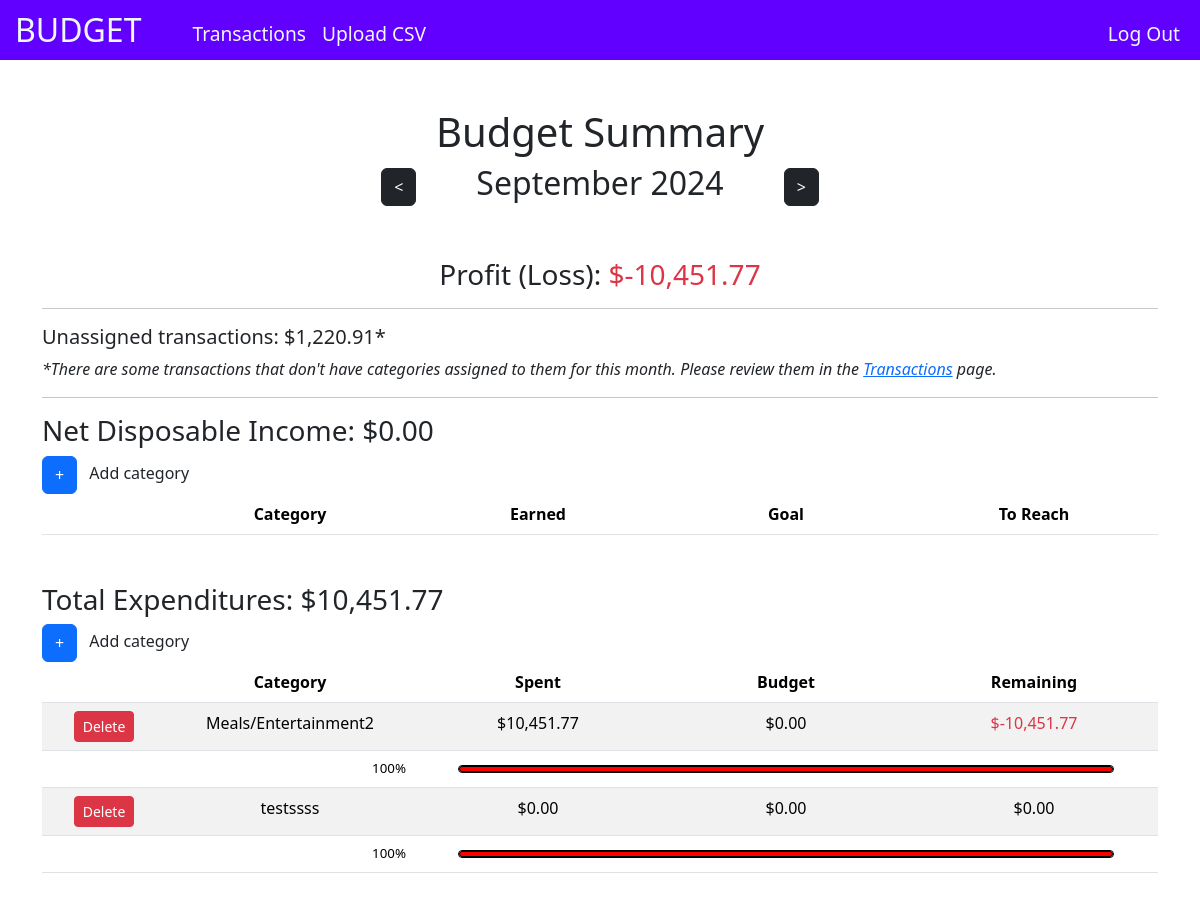
Page / (signed in) on the earlier database version.
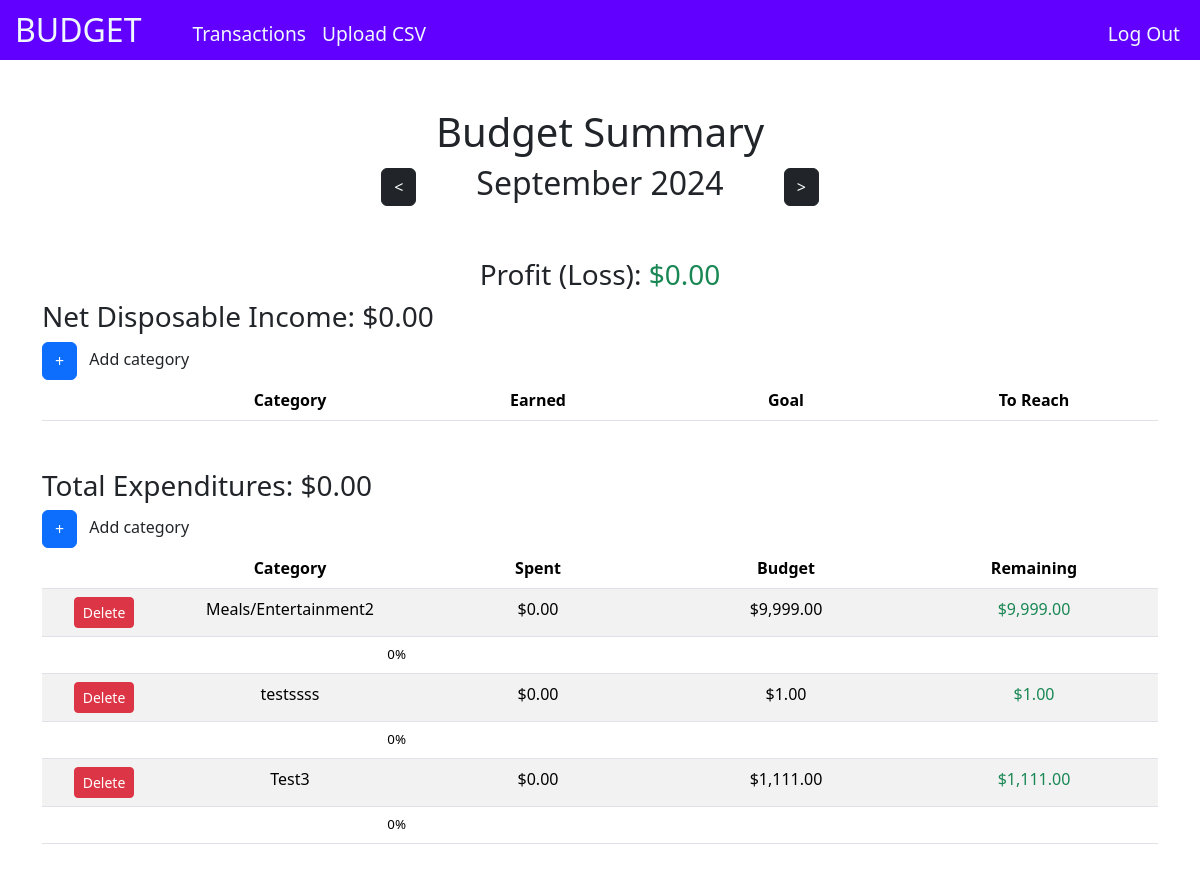
Same page on the later database version.
### tables this page shows
CREATE TABLE users (id INTEGER PRIMARY KEY AUTOINCREMENT NOT NULL, username TEXT NOT NULL, hash TEXT NOT NULL, selectedmonth INTEGER, selectedyear INTEGER);

CREATE TABLE "categories" (id INTEGER PRIMARY KEY AUTOINCREMENT NOT NULL, user_id INTEGER NOT NULL, name TEXT NOT NULL, categorytype TEXT NOT NULL, FOREIGN KEY(user_id) REFERENCES users(id));

CREATE TABLE "monthly_budget" (id INTEGER PRIMARY KEY AUTOINCREMENT NOT NULL, user_id INTEGER NOT NULL, month INTEGER NOT NULL, year INTEGER NOT NULL, category_id INTEGER NOT NULL, budget_amount NUMERIC, FOREIGN KEY(user_id) REFERENCES users(id), FOREIGN KEY(category_id) REFERENCES categories(id));

### app.py (the view)
@app.route("/")
@login_required
def home():
    user_id = session["user_id"]
    if not user_id:
        return render_template("login.html")
    month_name = ""
    selected_month, selected_year = getCurrentMonthAndYear(user_id)
    if selected_month and selected_year:
        month_name = calendar.month_name[selected_month]
    income_categories = db.execute("SELECT * FROM categories WHERE user_id=? AND categorytype=?", user_id, 'income')
    expense_categories = db.execute("SELECT * FROM categories WHERE user_id=? AND categorytype=?", user_id, 'expense')
    categories = income_categories + expense_categories
    transactions = db.execute("SELECT * FROM transactions WHERE user_id=? AND month=? AND year=?", user_id, selected_month, selected_year)
    budgets = db.execute("SELECT * FROM monthly_budget WHERE user_id=? AND month=? AND year=?", user_id, selected_month, selected_year)
    category_budgets = {}
    for budget in budgets:
        category_budgets[budget['category_id']] = budget['budget_amount']
    income_total = 0
    expense_total = 0
    unassigned_total = 0
    category_totals = {}
    for category in categories:
        category_total = 0
        for transaction in transactions:
            if transaction['category_id'] != category['id']:
                continue
            category_total += transaction['amount']
            if category['categorytype'] == "income":
                income_total += transaction['amount']
            else:
                expense_total += transaction['amount']
        category_totals[category['id']] = round(category_total,2)
    for transaction in transactions:
        if transaction['category_id'] is None:
            unassigned_total += transaction['amount']
    return render_template("home.html", unassigned_total=unassigned_total, income_total=income_total, expense_total=expense_total, category_totals=category_totals, transactions=transactions, income_categories=income_categories, expense_categories=expense_categories, selected_month=selected_month, selected_year=selected_year, month_name=month_name, category_budgets=category_budgets)

### app.py (called while the page is built)
def login_required(f):
    @wraps(f)
    def decorated_function(*args, **kwargs):
        if session.get("user_id") is None:
            return redirect("/login")
        return f(*args, **kwargs)
    return decorated_function

def getCurrentMonthAndYear(user_Id):
    current_selected_month = db.execute("SELECT selectedmonth FROM users WHERE id=?", user_Id)
    current_selected_year = db.execute("SELECT selectedyear FROM users WHERE id=?", user_Id)
    if current_selected_month and current_selected_year:
        current_selected_month = current_selected_month[0]['selectedmonth']
        current_selected_year = current_selected_year[0]['selectedyear']
    return current_selected_month, current_selected_year

@app.after_request
def after_request(response):
    response.headers["Cache-Control"] = "no-cache, no-store, must-revalidate"
    response.headers["Expires"] = 0
    response.headers["Pragma"] = "no-cache"
    return response

### Templates/home.html (shortened to what this page needs)
{% extends "layout.html" %}
{% block main %}
    <h1>Budget Summary</h1>
    <div class="month centered-div" style="gap:60px;">
        <form action="/change_month" method="post" onsubmit="rememberScrollPosition()">
            <button class="arrow btn btn-dark"><</button>
        </form>
        <h2>{{ month_name }} {{ selected_year }}</h2>
        <form action="/change_month" method="post" onsubmit="rememberScrollPosition()">
            <button class="arrow btn btn-dark">></button>
        </form>
    </div>
    {% set profit = income_total - expense_total %}
    <h3 class="text-center">Profit (Loss): <span class ="{% if profit >= 0 %}text-success{% else %}text-danger{% endif %}">${{ "{:,.2f}".format(profit) }}</span></h3>
    {% if unassigned_total > 0 %}
    <hr>
    <h5>Unassigned transactions: ${{ "{:,.2f}".format(unassigned_total) }}*</h5>
    <p><i>*There are some transactions that don't have categories assigned to them for this month. Please review them in the <a href="/transactions">Transactions</a> page.</i></p>
    <hr>
    {% endif %}
    <div class="disposable_income">
        <h3>Net Disposable Income: ${{ "{:,.2f}".format(income_total) }}</h3>
        <button id="add_income_button" class="btn btn-primary" type="submit">+</button>
        <span class="ms-2">Add category</span>
        <table class="table table-striped">
            <thead>
                <th></th>
                <th>Category</th>
                <th>Earned</th>
                <th>Goal</th>
                <th>To Reach</th>
            </thead>
        </table>
    </div>
    <div class="expenditures">
        <h3>Total Expenditures: ${{ "{:,.2f}".format(expense_total) }}</h3>
        <button id="add_expense_button" class="btn btn-primary" type="submit">+</button>
        <span class="ms-2">Add category</span>
        <table class="table table-striped">
            <thead>
                <th></th>
                <th>Category</th>
                <th>Spent</th>
                <th>Budget</th>
                <th>Remaining</th>
            </thead>
            <tbody>
            {% for category in expense_categories %}
                {% set categoryName = category["name"] %}
                {% set categoryId = category["id"] %}
                {% set categoryTotal = category_totals[categoryId] %}
                {% set categoryType = category["categorytype"] %}
                <tr>
                    <td>
                        <form action="/delete_category" method="post" onsubmit="return confirmDelete('{{ categoryName }}');">
                            <button class=" delete btn btn-sm btn-danger" type="submit">Delete</button>
                        </form>
                    </td>
                    <td class="editable" id ="category_name_{{ categoryId }}" onclick="edit('category_name_{{ categoryId }}', '{{ categoryId }}', 'name')">{{ category["name"] }}</td>
                    <td>${{ "{:,.2f}".format(categoryTotal) }}</td>
                    {% set categoryBudget = category_budgets[categoryId] | default(0) %}
                    <td class="editable" id ="budget_value_{{ categoryId }}" onclick="edit('budget_value_{{ categoryId }}', '{{ categoryId }}', 'budget')">${{ "{:,.2f}".format(categoryBudget) }}</td>
                    {% set remaining = categoryBudget - categoryTotal %}
                    <td class="{% if remaining > 0 %}text-success{% elif remaining < 0 %}text-danger{% endif %}">
                        ${{ "{:,.2f}".format(remaining) }}
                    </td>
                </tr>
                <tr>
                    {% set progress = 100 %}
                    {% if categoryBudget != 0 %}
                        {% set progress = (categoryTotal / categoryBudget)*100 %}
                    {% endif %}
                    {% set progressWidth = progress %}
                    {% if progressWidth > 100 %}
                        {% set progressWidth = 100 %}
                    {% endif %}
                    {% set progress = "{:.0f}".format(progress) %}
                    <td></td>
                    <td class="progress_label">{{ progress }}%</td>
                    <td style="vertical-align: middle;" colspan="3">
                        <div class="progress_holder" data-progressWidth="{{ progressWidth }}" data-categoryType="{{ categoryType }}">
                        </div>
                    </td>
                </tr>
            {% endfor %}
            </tbody>
        </table>
    </div>
{% endblock %}

### Templates/layout.html (shortened to what this page needs)
<!DOCTYPE html>
<html lang="en">
    <head>
        <link href="https://cdn.jsdelivr.net/npm/bootstrap@5.3.3/dist/css/bootstrap.min.css" rel="stylesheet">
        <link href="/static/styles.css" rel="stylesheet">
    </head>
    <body>
       <nav class="navbar navbar-expand-md">
            <a class="navbar-brand" href="/">BUDGET</a>
            <div class="container-fluid" id="navbar">
            {% if session["user_id"] %}
                <ul class="navbar-nav mt-2">
                    <li class="nav-item"><a class="nav-link" href="/transactions">Transactions</a></li>
                    <li class="nav-item"><a class="nav-link" href="/upload">Upload CSV</a></li>
                </ul>
                <ul class="navbar-nav ms-auto mt-2">
                    <li class="nav-item"><a class="nav-link" href="/logout">Log Out</a></li>
                </ul>
            {% else %}
                <ul class="navbar-nav ms-auto mt-2">
                    <li class="nav-item"><a class="nav-link" href="/register">Register</a></li>
                    <li class="nav-item"><a class="nav-link" href="/login">Log In</a></li>
                </ul>
            {% endif %}
            </div>
       </nav>
        <main class="container py-5">
            {% block main %}{% endblock %}
        </main>
    </body>
</html>

### Static/styles.css (style rules this page uses)
nav { background-color: rgb(98, 0, 255); height: 60px; position: sticky !important; top: 0px; }
.nav-link { font-size: larger; display: flex; align-items: center; justify-content: center; text-align: center; color: aliceblue; padding: 0 15px; }
nav .navbar-brand { font-size: xx-large; display: flex; align-items: center; justify-content: center; text-align: center; color:aliceblue; padding: 0 15px; }
h1 { text-align: center; }
.month { display: flex; align-items: center; justify-content: space-between; width: 50%; margin: auto; margin-bottom: 3rem; }
th, td { width: 20%; overflow: hidden; text-overflow: ellipsis; white-space: nowrap; text-align: center; min-width: 100px; padding: 8px; text-wrap:wrap; }
.centered-div { display: flex; justify-content: center; align-items: center; gap: 10px; overflow-x: auto; }
table { table-layout: fixed; border-collapse: collapse; border-spacing: 0; width: 100%; }
th:first-child, td:first-child { width: 10%; min-width: 120px; }
.disposable_income, .expenditures { margin-bottom: 3rem; }
.editable { cursor:pointer; }
.progress_label { font-size:smaller; text-align: right; }

Differences in the rows shown:
shown differently, row unchanged: categories "Meals/Entertainment2": categoryTotal "10,451.77" → "0.00"; remaining "-10,451.77" → "9,999.00"; progress "100" → "0"; categoryBudget "0.00" → (not shown)
added monthly_budget: budget_amount "9,999.00"
computed for categories "testssss": categoryBudget "0.00" → "1.00"; remaining "0.00" → "1.00"; progress "100" → "0"
added categories: name "Test3", categoryTotal "0.00", remaining "1,111.00", progress "0"
added monthly_budget: budget_amount "1,111.00"
Other differences:
{{ "{:,.2f}".format(profit) }}: "-10,451.77" → "0.00"
{{ "{:,.2f}".format(expense_total) }}: "10,451.77" → "0.00"
{{ "{:,.2f}".format(unassigned_total) }}: "1,220.91" → (not shown)
text no longer shown: "Unassigned transactions: $ * *There are some transactions that don't have categories assigned to them for this month. Please review them in the Transactions page."
